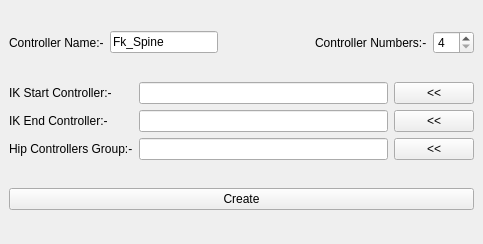
<?xml version="1.0" encoding="UTF-8"?>
<ui version="4.0">
 <class>FkInIkSpineWindow</class>
 <widget class="QMainWindow" name="FkInIkSpineWindow">
  <property name="geometry">
   <rect>
    <x>0</x>
    <y>0</y>
    <width>483</width>
    <height>244</height>
   </rect>
  </property>
  <property name="windowTitle">
   <string>fk in ik spine</string>
  </property>
  <widget class="QWidget" name="centralwidget">
   <layout class="QGridLayout" name="gridLayout_3">
    <item row="0" column="0">
     <layout class="QGridLayout" name="gridLayout_2">
      <item row="0" column="0">
       <widget class="QLabel" name="label_2">
        <property name="text">
         <string>Controller Name:-</string>
        </property>
       </widget>
      </item>
      <item row="0" column="3">
       <widget class="QLabel" name="label_5">
        <property name="text">
         <string>Controller Numbers:-</string>
        </property>
       </widget>
      </item>
      <item row="0" column="2">
       <spacer name="horizontalSpacer">
        <property name="orientation">
         <enum>Qt::Horizontal</enum>
        </property>
        <property name="sizeHint" stdset="0">
         <size>
          <width>40</width>
          <height>20</height>
         </size>
        </property>
       </spacer>
      </item>
      <item row="0" column="1">
       <widget class="QLineEdit" name="fkInIkSp_ctlName_LE">
        <property name="text">
         <string>Fk_Spine</string>
        </property>
       </widget>
      </item>
      <item row="0" column="4">
       <widget class="QSpinBox" name="fkInIkSp_ctlNum_spbx">
        <property name="minimum">
         <number>4</number>
        </property>
       </widget>
      </item>
     </layout>
    </item>
    <item row="1" column="0">
     <layout class="QGridLayout" name="gridLayout">
      <item row="1" column="0">
       <widget class="QLabel" name="label_3">
        <property name="text">
         <string>IK End Controller:-</string>
        </property>
       </widget>
      </item>
      <item row="2" column="2">
       <widget class="QPushButton" name="fkInIkSp_HipCtls_btn">
        <property name="text">
         <string>&lt;&lt;</string>
        </property>
       </widget>
      </item>
      <item row="1" column="2">
       <widget class="QPushButton" name="fkInIkSp_EndCtl_btn">
        <property name="text">
         <string>&lt;&lt;</string>
        </property>
       </widget>
      </item>
      <item row="2" column="1">
       <widget class="QLineEdit" name="fkInIkSp_HipCtls_LE"/>
      </item>
      <item row="0" column="1">
       <widget class="QLineEdit" name="fkInIkSp_StartCtl_LE"/>
      </item>
      <item row="0" column="2">
       <widget class="QPushButton" name="fkInIkSp_StartCtl_btn">
        <property name="text">
         <string>&lt;&lt;</string>
        </property>
       </widget>
      </item>
      <item row="0" column="0">
       <widget class="QLabel" name="label">
        <property name="text">
         <string>IK Start Controller:-</string>
        </property>
       </widget>
      </item>
      <item row="2" column="0">
       <widget class="QLabel" name="label_4">
        <property name="text">
         <string>Hip Controllers Group:-</string>
        </property>
       </widget>
      </item>
      <item row="1" column="1">
       <widget class="QLineEdit" name="fkInIkSp_EndCtl_LE"/>
      </item>
     </layout>
    </item>
    <item row="2" column="0">
     <widget class="QPushButton" name="fkInIkSp_create_btn">
      <property name="text">
       <string>Create</string>
      </property>
     </widget>
    </item>
   </layout>
  </widget>
 </widget>
 <resources/>
 <connections/>
</ui>
